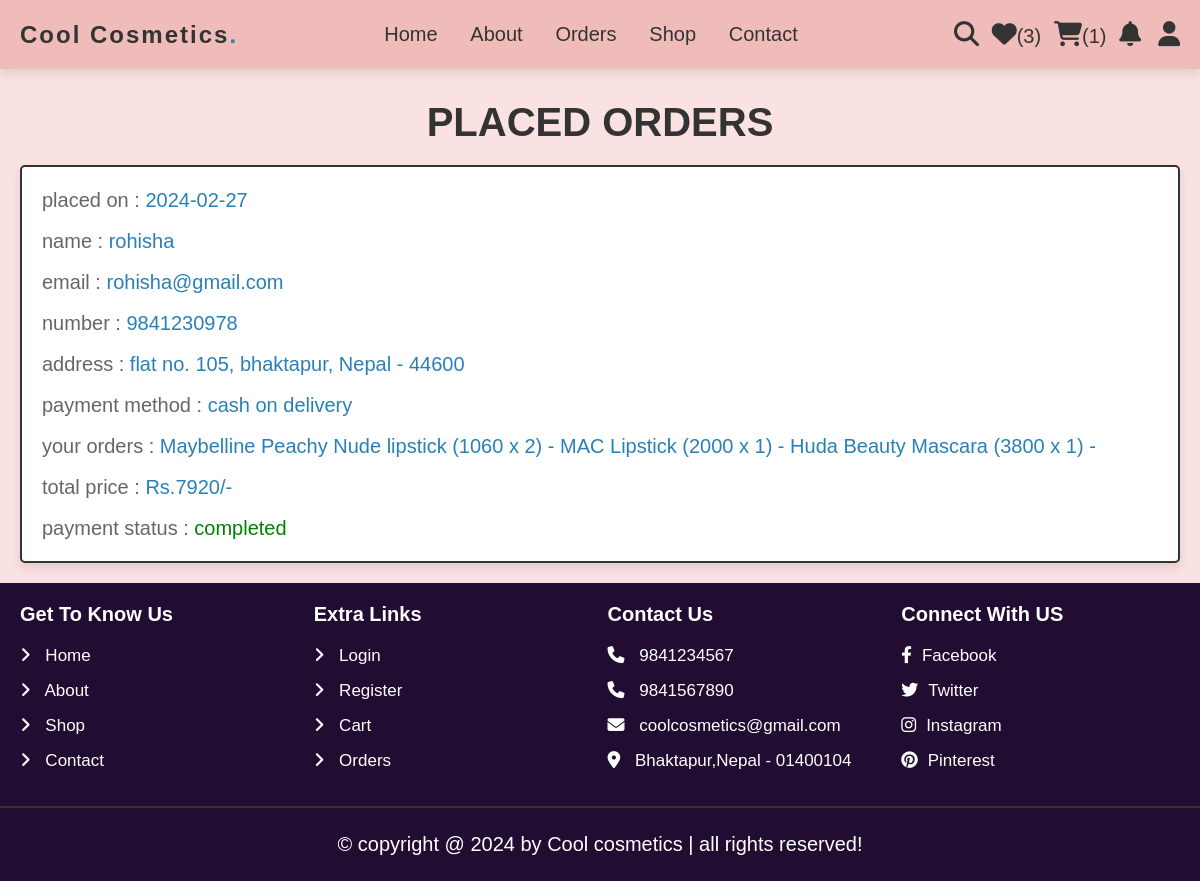
/orders.php (signed in), run on the app's committed database.
### tables this page shows
CREATE TABLE `orders` (
  `id` int(100) NOT NULL,
  `user_id` int(100) NOT NULL,
  `name` varchar(20) NOT NULL,
  `number` varchar(10) NOT NULL,
  `email` varchar(50) NOT NULL,
  `method` varchar(50) NOT NULL,
  `address` varchar(500) NOT NULL,
  `total_products` varchar(1000) NOT NULL,
  `total_price` int(100) NOT NULL,
  `placed_on` date NOT NULL DEFAULT current_timestamp(),
  `payment_status` varchar(20) NOT NULL DEFAULT 'pending'
);

### orders.php (the view, shortened to what this page needs)
<?php
include 'components/connect.php';
?>
<!DOCTYPE html>
<html lang="en">
<head>
   <link rel="stylesheet" href="https://cdnjs.cloudflare.com/ajax/libs/font-awesome/6.1.1/css/all.min.css">
   <link rel="stylesheet" href="css/style.css">
</head>
<body>
<?php include 'components/user_header.php'; ?>
<div class="space" ></div>
<section class="orders">
   <h1 class="heading">placed orders</h1>
   <div class="box-container">
   <?php
      if($user_id == ''){
         echo '<p class="empty">please login to see your orders</p>';
      }else{
         $select_orders = $conn->prepare("SELECT * FROM `orders` WHERE user_id = ?");
         $select_orders->execute([$user_id]);
         if($select_orders->rowCount() > 0){
            while($fetch_orders = $select_orders->fetch(PDO::FETCH_ASSOC)){
   ?>
   <div class="box">
      <p>placed on : <span><?= $fetch_orders['placed_on']; ?></span></p>
      <p>name : <span><?= $fetch_orders['name']; ?></span></p>
      <p>email : <span><?= $fetch_orders['email']; ?></span></p>
      <p>number : <span><?= $fetch_orders['number']; ?></span></p>
      <p>address : <span><?= $fetch_orders['address']; ?></span></p>
      <p>payment method : <span><?= $fetch_orders['method']; ?></span></p>
      <p>your orders : <span><?= $fetch_orders['total_products']; ?></span></p>
      <p>total price : <span>Rs.<?= $fetch_orders['total_price']; ?>/-</span></p>
      <p> payment status : <span style="color:<?php if($fetch_orders['payment_status'] == 'pending'){ echo 'red'; }else{ echo 'green'; }; ?>"><?= $fetch_orders['payment_status']; ?></span> </p>
   </div>
   <?php
      }
      }else{
         echo '<p class="empty">no orders placed yet!</p>';
      }
      }
   ?>
   </div>
</section>
<?php include 'components/footer.php'; ?>
</body>
</html>

### css/style.css (style rules this page uses)
:root { --main-color:#2980b9; --orange:#f39c12; --red:#e74c3c; --black:#333; --white:#fff; --light-color:#666; --light-bg:#eee; --border:.2rem solid var(--black); --box-shadow:0 .5rem 1rem rgba(0,0,0,.1); }
* { font-family: 'Raleway', sans-serif; margin:0; padding:0; box-sizing: border-box; outline: none; border:none; text-decoration: none; }
.space { height:10vh; }
html { font-size: 62.5%; overflow-x: hidden; }
body { background-color:rgb(251, 226, 226); }
section { padding:2rem; max-width: 1350px; margin:0 auto; }
.heading { font-size: 4rem; color:var(--black); margin-bottom: 2rem; text-align: center; text-transform: uppercase; }
.orders .box-container { display: flex; flex-wrap: wrap; gap:1.5rem; align-items: flex-start; }
.orders .box-container .box { padding:1rem 2rem; flex:1 1 40rem; border:var(--border); background-color: var(--white); box-shadow: var(--box-shadow); border-radius: .5rem; }
.orders .box-container .box p { margin:.5rem 0; line-height: 1.8; font-size: 2rem; color:var(--light-color); }
.orders .box-container .box p span { color:var(--main-color); }

### data on the page
orders: placed_on "2024-02-27", name "rohisha", email "rohisha@gmail.com", number "9841230978", address "flat no. 105, bhaktapur, Nepal - 44600", method "cash on delivery", total_products "Maybelline Peachy Nude lipstick (1060 x 2) - MAC Lipstick (2000 x 1) - Huda Beauty Mascara (3800 x 1) -", total_price "7920", payment_status "completed"

### other printed values
$total_wishlist_counts "3"
$total_cart_counts "1"
